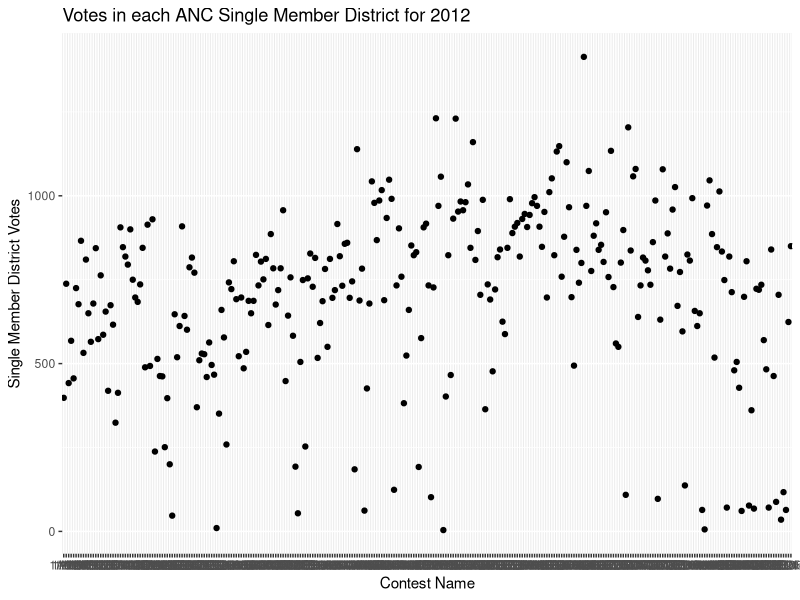
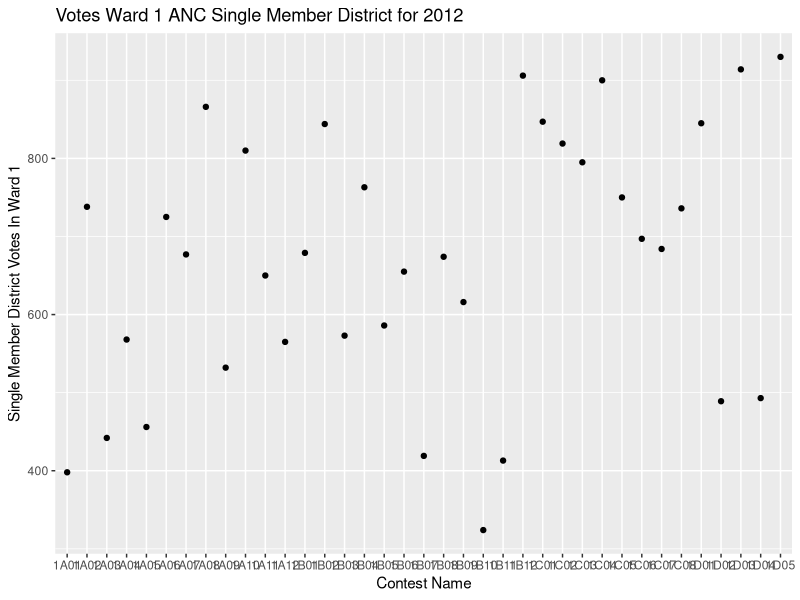
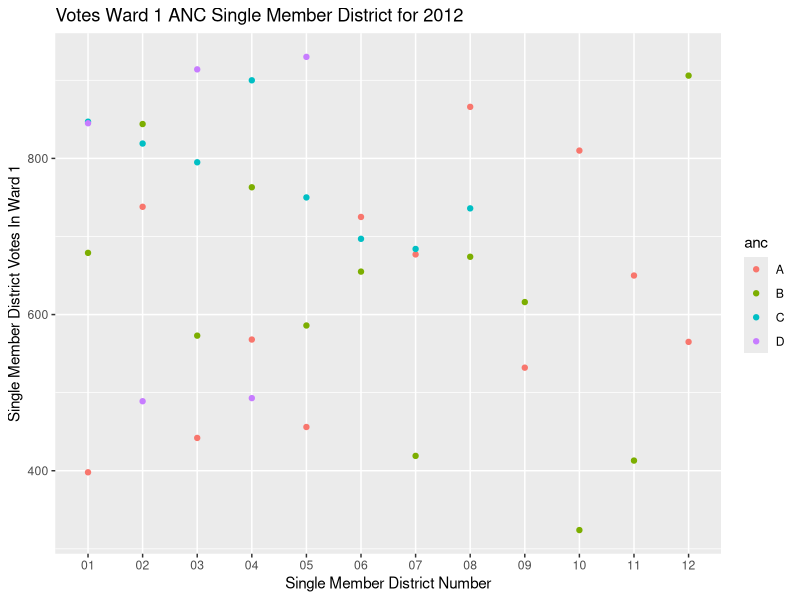
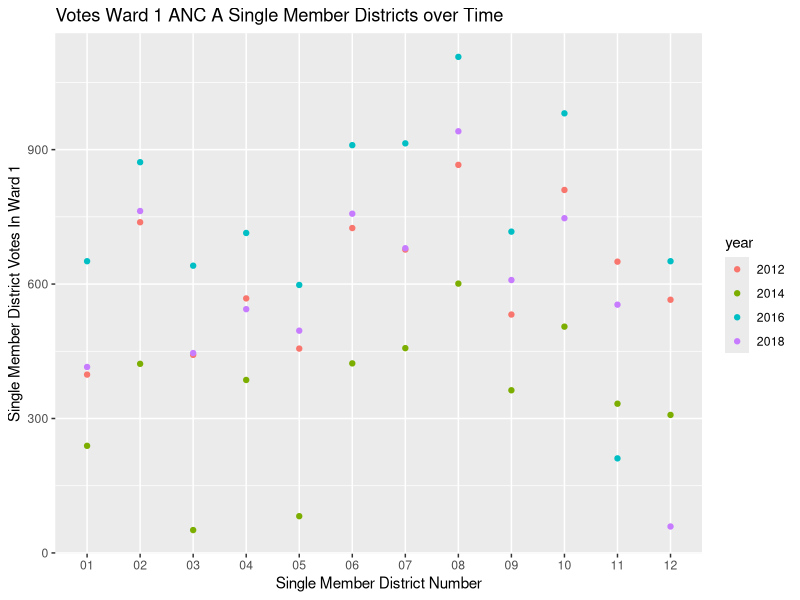
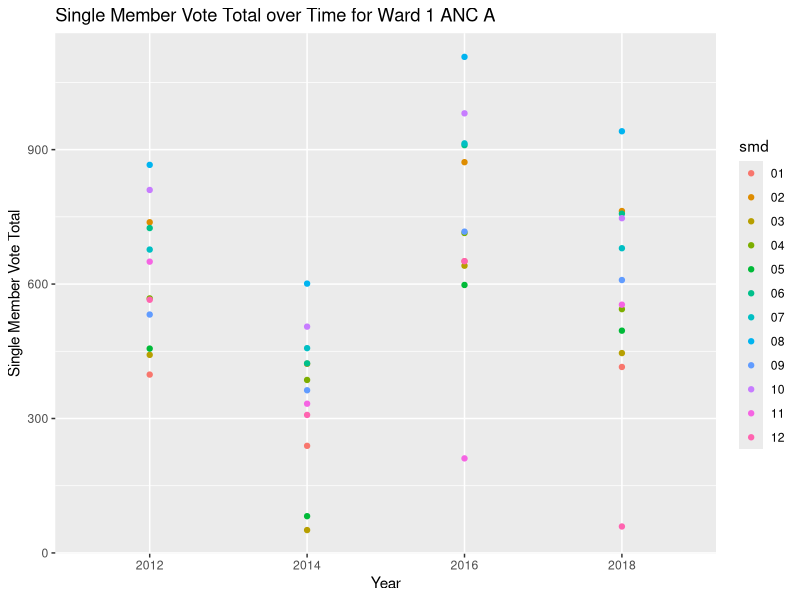
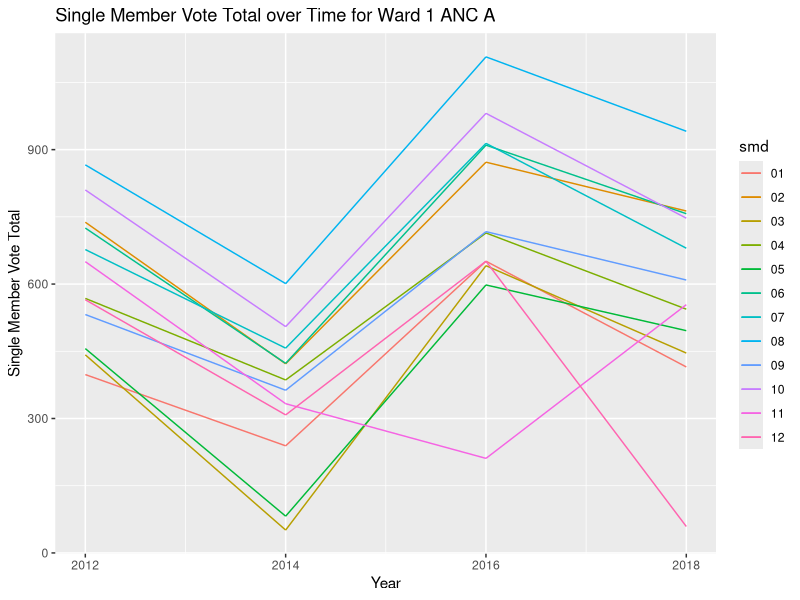

Here is the R script that generated these plots, in order:
## ---- chunk 1
knitr::opts_chunk$set(echo = TRUE)
## ---- chunk 2
require(tibble)
require(readr)
require(magrittr)
require(dplyr)


electionHistoryTable = read_csv('cleaned_data/election_history_R.csv')
electionHistoryTable %<>% mutate(ward = as.factor(ward),smd = as.factor(smd),year=as.factor(year),anc=as.factor(anc))

glimpse(electionHistoryTable)


## ---- chunk 3
require(ggplot2)

electionHistoryTable %>% filter(year == 2012) %>% ggplot(aes(x=contest_name,y=smd_anc_votes)) + geom_point() + xlab('Contest Name') + ylab('Single Member District Votes') + ggtitle('Votes in each ANC Single Member District for 2012')


## ---- chunk 4

electionHistoryTable %>% filter(year == 2012,ward == 1) %>%  ggplot(aes(x=contest_name,y=smd_anc_votes)) + geom_point() + xlab('Contest Name') + ylab('Single Member District Votes In Ward 1') + ggtitle('Votes Ward 1 ANC Single Member District for 2012')

## ---- chunk 5

electionHistoryTable %>% filter(year == 2012,ward == 1) %>%  ggplot(aes(x=smd,y=smd_anc_votes,color=anc)) + geom_point() + xlab('Single Member District Number') + ylab('Single Member District Votes In Ward 1') + ggtitle('Votes Ward 1 ANC Single Member District for 2012')

## ---- chunk 6

electionHistoryTable %>% filter(ward == 1,anc=="A") %>%  ggplot(aes(x=smd,y=smd_anc_votes,color=year)) + geom_point() + xlab('Single Member District Number') + ylab('Single Member District Votes In Ward 1') + ggtitle('Votes Ward 1 ANC A Single Member Districts over Time')

## ---- chunk 7
require(tidyr)

electionHistoryTable %>% filter(ward == 1,anc=="A") %>% ggplot(aes(x=year,y=smd_anc_votes,color=smd)) + geom_point() + labs(x="Year",y="Single Member Vote Total") + ggtitle("Single Member Vote Total over Time for Ward 1 ANC A") 

spreadDataForSegments = electionHistoryTable %>% filter(ward == 1,anc=="A") %>% select(year,smd_anc_votes,smd) %>% spread(year,smd_anc_votes)

#tidyANCAData = electionHistoryTable %>% filter(ward == 1,anc=="A")


ggplot(spreadDataForSegments) + 
  geom_segment(aes(x=2012,
                    xend=2014,
                    y=spreadDataForSegments$`2012`,
                    yend=spreadDataForSegments$'2014',
                    color=smd)) +
  geom_segment(aes(x=2014,
                    xend=2016,
                    y=spreadDataForSegments$'2014',
                    yend=spreadDataForSegments$'2016',
                    color=smd)) + 
  geom_segment(aes(x=2016,
                    xend=2018,
                    y=spreadDataForSegments$'2016',
                    yend=spreadDataForSegments$'2018',
                    color=smd)) +
  labs(x="Year", y="Single Member Vote Total") +
  ggtitle('Single Member Vote Total over Time for Ward 1 ANC A')


